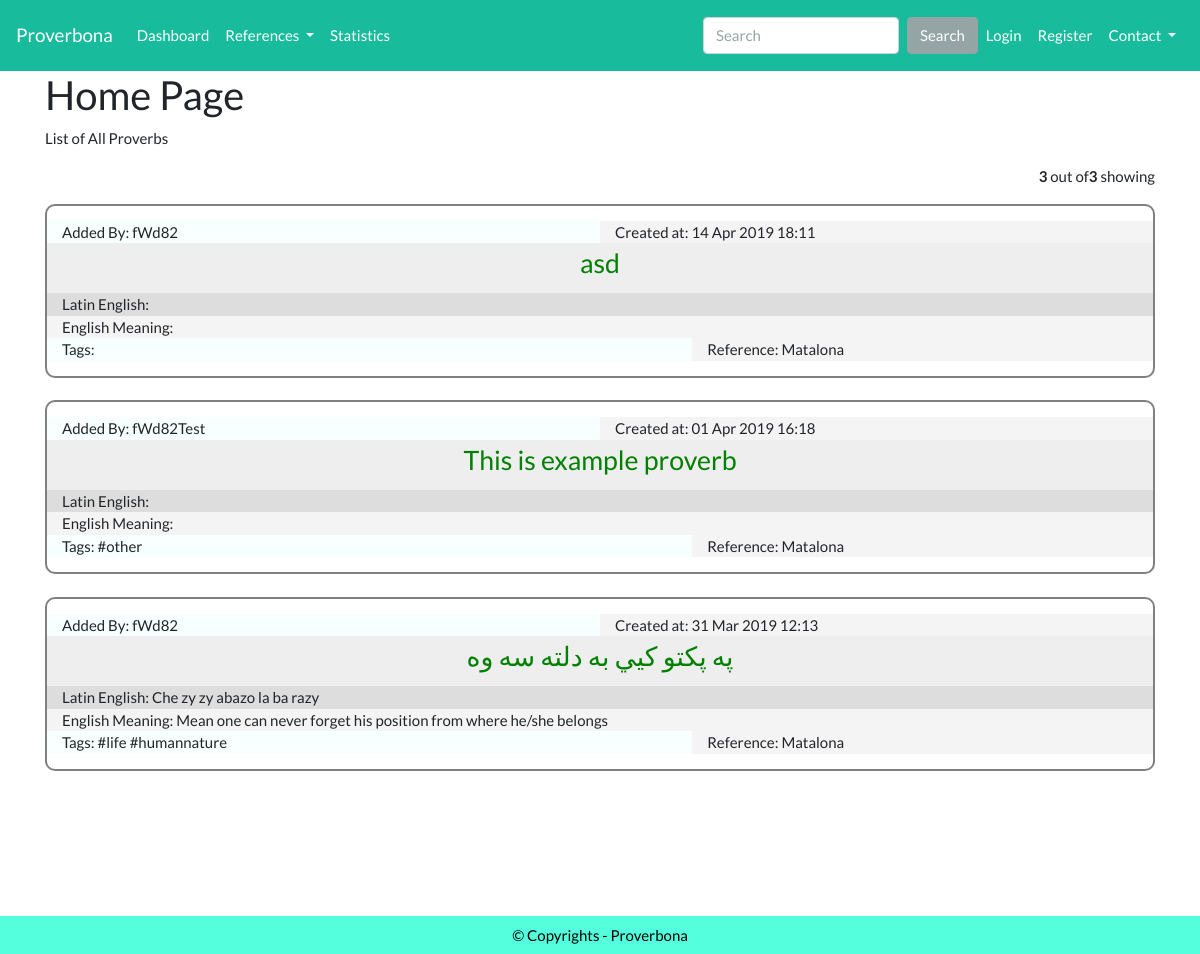
Before: / with the older database file.
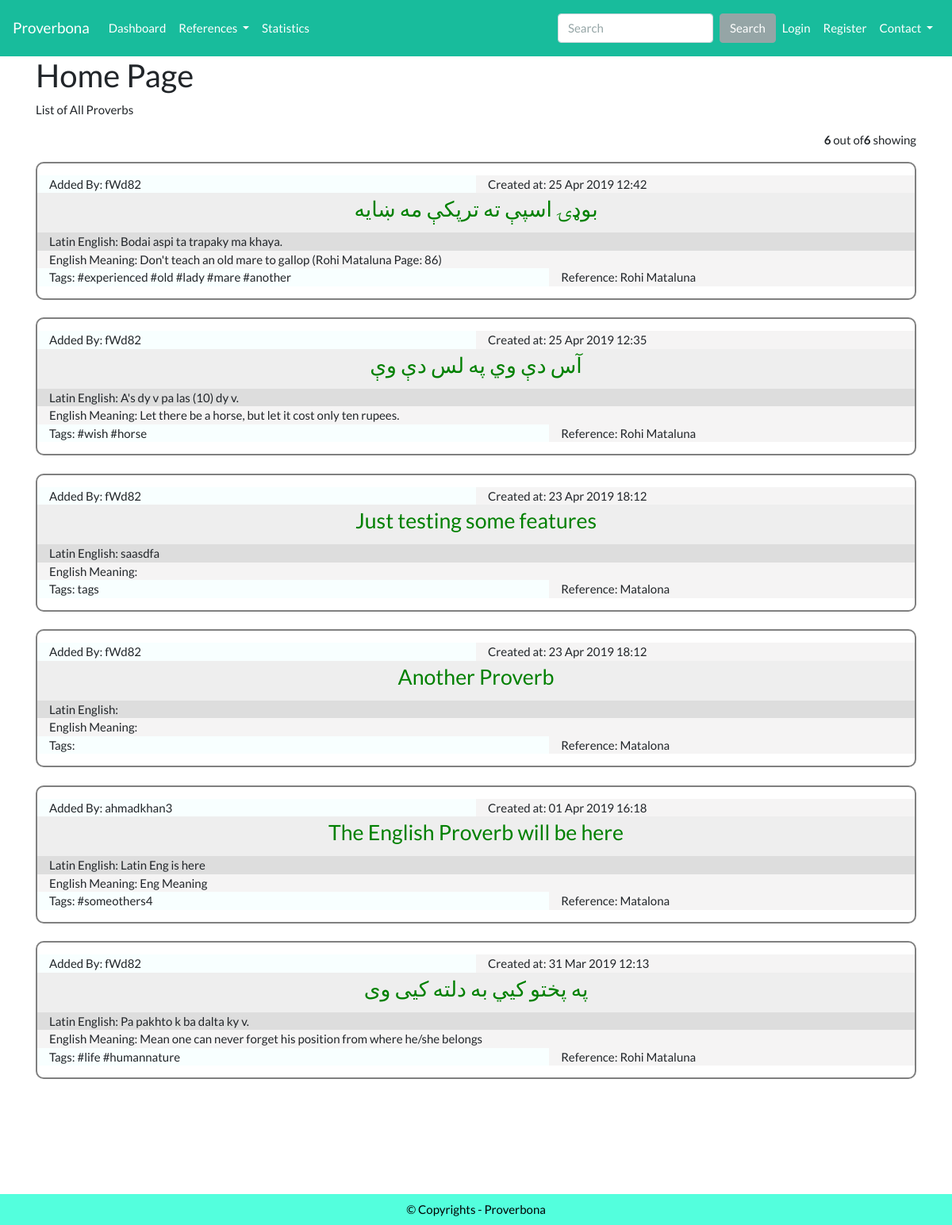
After: the same page with the newer database file.
### tables this page shows
CREATE TABLE `table_proverb` (
  `proverb_id` int(11) NOT NULL,
  `proverb_lang` int(11) DEFAULT NULL,
  `proverb_statement` text NOT NULL,
  `proverb_latin_eng` text,
  `proverb_introduction` text,
  `proverb_eng_meaning` text,
  `proverb_history` text,
  `proverb_reference` int(11) NOT NULL,
  `proverb_tags` varchar(45) DEFAULT NULL,
  `proverb_addedby` int(11) DEFAULT NULL,
  `proverb_contributors` int(11) DEFAULT NULL,
  `proverb_timestamp` timestamp NULL DEFAULT CURRENT_TIMESTAMP
);

CREATE TABLE `table_user` (
  `user_id` int(11) NOT NULL,
  `user_fullname` varchar(45) DEFAULT NULL,
  `user_email` varchar(45) NOT NULL,
  `user_name` varchar(45) NOT NULL,
  `user_password` varchar(45) DEFAULT NULL,
  `user_nativelang` int(11) DEFAULT NULL,
  `user_otherlang` text,
  `user_country` varchar(45) DEFAULT NULL,
  `user_address` text,
  `user_department` varchar(45) DEFAULT NULL,
  `user_bio` text,
  `user_timestamp` timestamp NULL DEFAULT CURRENT_TIMESTAMP
);

CREATE TABLE `table_reference` (
  `reference_id` int(11) NOT NULL,
  `reference_lang` int(11) DEFAULT NULL,
  `reference_title` text,
  `reference_category` varchar(45) DEFAULT NULL,
  `reference_author` varchar(45) DEFAULT NULL,
  `reference_introduction` text,
  `reference_published_year` varchar(45) DEFAULT NULL,
  `reference_img_path` varchar(45) DEFAULT NULL,
  `reference_addedby` int(11) DEFAULT NULL,
  `reference_timestamp` timestamp NULL DEFAULT CURRENT_TIMESTAMP
);

### application/controllers/Proverb.php (called while the page is built, shortened)
<?php
    class Proverb extends CI_Controller{
        public function index(){
            $this->load->library('pagination');
                $config['per_page']         = 10;
            $all_proverbs = $this->Proverbs_model->proverb_list($config['per_page'], $this->uri->segment(3));
            $total_all_proverbs = $this->Proverbs_model->num_rows_proverbs();
            $this->load->view('public/home', ['all_proverb1'=>$all_proverbs, 'total_all_proverbs'=>$total_all_proverbs]);
        }
        public function __construct(){
            $this->load->model('Proverbs_model');
            $this->load->model('User_model');
        }
}

### index.php (called while the page is built, shortened)
<?php
require_once BASEPATH.'core/CodeIgniter.php';

### application/models/Proverbs_model.php (called while the page is built, shortened)
<?php
    class Proverbs_model extends CI_Model{
        public function proverb_list($limit, $offset){
            $query = $this->db
                                ->select(['proverb_id','proverb_statement', 'proverb_tags', 'proverb_latin_eng', 'proverb_eng_meaning', 'table_reference.reference_title', 'table_user.user_name', 'proverb_timestamp'])
                                ->from('table_proverb')
                                ->order_by('proverb_timestamp', 'DESC')
                                ->join('table_user', 'table_proverb.proverb_addedby = table_user.user_id')
                                ->join('table_reference', 'table_proverb.proverb_reference = table_reference.reference_id')
                                ->limit($limit, $offset)
                                ->get();
            return $query->result();
        }
        public function num_rows_proverbs(){
            $query = $this->db
                                ->select(['proverb_id'])
                                ->from('table_proverb')
                                ->get();
            return $query->num_rows();
        }
}

### application/views/public/home.php (the view, shortened to what this page needs)
<?php
if ($this->session->userdata('login_id')) {
    require('application/views/admin/admin_header.php');
}else{require('public_header.php');}
?>
<div class="container">
    <h2>Home Page</h2>
    <p>List of All Proverbs</p>
    <p class="text-right">
        <?php echo "<strong>" . count($all_proverb1)."</strong> out of" . "<strong>".
                                $total_all_proverbs ."</strong> showing"; ?>
    </p>
    <?php if (count($all_proverb1)):?>
        <?php foreach ($all_proverb1 as $all_proverbss): ?>
            <div class="smthing">
                <div class="row">
                    <div class="col col-lg-6" style="background:rgb(248, 255, 255)">Added By:  <?= $all_proverbss->user_name; ?> </div>
                    <div class="col col-lg-6" style="background:rgb(245, 244, 244)">Created at: <?= date('d M Y H:i', strtotime($all_proverbss->proverb_timestamp)); ?></div>
                </div>
                <div class="row">
                    <div class="col col-12" style="background:#eee; height: 50px; text-align: center; font-size: 20pt"> <?= anchor(base_url('proverb/proverb_detail') . "/{$all_proverbss->proverb_id}", $all_proverbss->proverb_statement); ?> </div>
                </div>
                <div class="row">
                    <div class="col col-lg-12" style="background:rgb(221, 221, 221)">Latin English: <?= $all_proverbss->proverb_latin_eng; ?> </div>
                </div>
                <div class="row">
                    <div class="col col-lg-12" style="background:rgb(245, 244, 244)">English Meaning: <?= $all_proverbss->proverb_eng_meaning; ?></div>
                </div>
                <div class="row">
                    <div class="col col-7" style="background:rgb(248, 255, 255)">Tags: <?= $all_proverbss->proverb_tags; ?> </div>
                    <div class="col col-5" style="background:rgb(245, 244, 244)">Reference: <?= $all_proverbss->reference_title; ?> </div>
                </div>
            </div>
             <br>
        <?php endforeach; ?>
    <?php endif; ?>
</div>
<br><br><br><br><br>
<?php include('public_footer.php'); ?>

### application/views/public/public_header.php (shortened to what this page needs)
<!DOCTYPE html>
<html lang="en">
<head>
<link rel="stylesheet" type="text/css" href=<?= base_url('assets/css/bootstrap.css'); ?>>
<link rel="stylesheet" type="text/css" href=<?= base_url('assets/css/mystyles.css'); ?>>
</head>
<body>
<nav class="navbar navbar-expand-lg navbar-dark bg-dark">
  <a class="navbar-brand" href=<?= base_url(); ?>>Proverbona</a>
  <div class="collapse navbar-collapse" id="navbarColor02">
    <ul class="navbar-nav mr-auto">
      <li class="nav-item ">
        <a class="nav-link" href=<?= base_url('dashboard'); ?>>Dashboard <span class="sr-only">(current)</span></a>
      </li>
      <li class="nav-item dropdown <?php if($this->uri->uri_string() == 'user/my_profile') { echo 'active'; } ?>">
        <a class="nav-link dropdown-toggle " href="#" id="navbarDropdownMenuLink" data-toggle="dropdown" aria-haspopup="true" aria-expanded="false">
        References
        </a>
      </li>
      <li class="nav-item <?php if($this->uri->uri_string() == 'statistics') { echo 'active'; } ?>">
        <a class="nav-link" href=<?= base_url('statistics'); ?>>Statistics</a>
      </li>
    </ul>
    <form class="form-inline my-2 my-lg-0">
      <input class="form-control mr-sm-2" type="text" placeholder="Search">
      <button class="btn btn-secondary my-2 my-sm-0" type="submit">Search</button>
    </form>
    <ul class="navbar-nav">
    <li class="nav-item">
        <a class="nav-link" href=<?= base_url('user'); ?>>Login</a>
    </li>
    <li class="nav-item">
        <a class="nav-link" href=<?= base_url('user/signup'); ?>>Register</a>
    </li>
    <li class="nav-item dropdown <?php if($this->uri->uri_string() == 'feedback') { echo 'active'; } ?>">
        <a class="nav-link dropdown-toggle " href="#" id="navbarDropdownMenuLink" data-toggle="dropdown" aria-haspopup="true" aria-expanded="false">
        Contact
        </a>
      </li>
      </ul>
  </div>
</nav>

### application/views/public/public_footer.php
<footer class="footer text-center">
© Copyrights - Proverbona
</footer>
</body>
</html>

### assets/css/mystyles.css (style rules this page uses)
html, body { min-height:100%; height: 100%; }
.footer { clear: both; position: relative; margin-top: 10px; background-color: rgb(83, 255, 221); color: black; text-align: center; padding: .5rem; }
.smthing { border: 2px solid grey; padding: 15px; border-radius: 10px; }
a { color: green; }

Changed rows visible on the page:
added table_proverb: proverb_addedby.user_name "fWd82", proverb_timestamp "25 Apr 2019 12:42", proverb_id+proverb_statement "بوډۍ اسپې ته ترپکې مه ښايه", proverb_latin_eng "Bodai aspi ta trapaky ma khaya.", proverb_eng_meaning "Don't teach an old mare to gallop (Rohi Mataluna Page: 86)", proverb_tags "#experienced #old #lady #mare #another", proverb_reference.reference_title "Rohi Mataluna"
changed table_proverb: proverb_timestamp "14 Apr 2019 18:11" → "25 Apr 2019 12:35"; proverb_id+proverb_statement "asd" → "آس دې وي په لس دې وې"; proverb_latin_eng (not shown) → "A's dy v pa las (10) dy v."; proverb_eng_meaning (not shown) → "Let there be a horse, but let it cost only ten rupees."; proverb_tags (not shown) → "#wish #horse"; proverb_reference.reference_title "Matalona" → "Rohi Mataluna"
added table_proverb: proverb_addedby.user_name "fWd82", proverb_timestamp "23 Apr 2019 18:12", proverb_id+proverb_statement "Just testing some features", proverb_latin_eng "saasdfa", proverb_tags "tags", proverb_reference.reference_title "Matalona"
added table_proverb: proverb_addedby.user_name "fWd82", proverb_timestamp "23 Apr 2019 18:12", proverb_id+proverb_statement "Another Proverb", proverb_reference.reference_title "Matalona"
changed table_proverb: proverb_addedby.user_name "fWd82Test" → "ahmadkhan3"; proverb_id+proverb_statement "This is example proverb" → "The English Proverb will be here"; proverb_latin_eng (not shown) → "Latin Eng is here"; proverb_eng_meaning (not shown) → "Eng Meaning"; proverb_tags "#other" → "#someothers4"
changed table_proverb "Mean one can never forget his position from where he/she belongs": proverb_id+proverb_statement "په پکتو کيي به دلته سه وه" → "په پختو کيي به دلته کیی وی"; proverb_latin_eng "Che zy zy abazo la ba razy" → "Pa pakhto k ba dalta ky v."; proverb_reference.reference_title "Matalona" → "Rohi Mataluna"
Other visible differences:
count($all_proverb1): "3" → "6"
$total_all_proverbs: "3" → "6"
